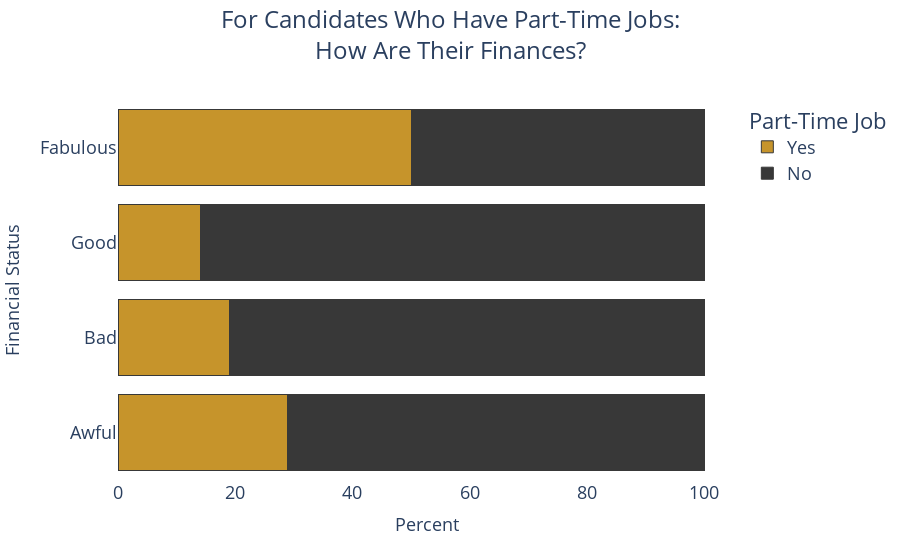

The code cell stored with this chart in its notebook:
### Code cell
# Creating the grouped bar chart
fig_job_financial = px.bar(job_financial_count, x='percentage', y='financial_status',
                           color='job_pt',
                           title="For Candidates Who Have Part-Time Jobs:<br>How Are Their Finances?",
                           labels={'percentage': 'Percent',
                                   'job_pt': 'Job',
                                   'financial_status': 'Finances'},
                           barmode='stack',
                           color_discrete_sequence=color_yn)

# Update bar properties (e.g., stroke color) by diving into the traces
for trace in fig_job_financial.data:
    trace.marker.line = dict(color='#383838', width=1)

# Ordering Categories
finance_jobs_order = ['Awful', 'Bad', 'Good', 'Fabulous']

# Create layout dictionary based on the template
layout_dict = {
    'yaxis_title': 'Financial Status',
    'xaxis_title': 'Percent',
    'legend_title': 'Part-Time Job',
    'paper_bgcolor': 'rgba(0,0,0,0)',
    'plot_bgcolor': 'rgba(0,0,0,0)',
    'title': {
        'y': 0.95,
        'x': 0.5,
        'xanchor': 'center',
        'yanchor': 'top',
        'font': {
            'size': 24
        }
    },
    'xaxis': {
        'title_font': {
            'size': 18
        },
        'tickfont': {
            'size': 18
        }
    },  # Added the missing closing brace here
    'yaxis': {
        'categoryorder': 'array',
        'categoryarray': finance_jobs_order,
        'title_font': {
            'size': 18
        },
        'tickfont': {
            'size': 18
        }
    },
    'legend': {
        'font': {
            'size': 18
        }
    }
}

# Apply the dictionary to the figure
fig_job_financial.update_layout(**layout_dict)

# Show the plot
fig_job_financial.show()

# Save the figure as an HTML file
fig_job_financial.write_html('../dashboard/plotly_html/q4_job_financial.html')

### Figure 1 — Plotly figure (JSON) as saved in the notebook; plotly's stock layout.template omitted (floating-point values rounded to 4 significant figures)
{"data": [{"alignmentgroup": "True", "hovertemplate": "Job=Yes<br>Percent=%{x}<br>Finances=%{y}<extra></extra>", "legendgroup": "Yes", "marker": {"color": "#c6942b", "line": {"color": "#383838", "width": 1}, "pattern": {"shape": ""}}, "name": "Yes", "offsetgroup": "Yes", "orientation": "h", "showlegend": true, "textposition": "auto", "type": "bar", "x": [50, 14, 19, 29], "xaxis": "x", "y": ["Fabulous", "Good", "Bad", "Awful"], "yaxis": "y"}, {"alignmentgroup": "True", "hovertemplate": "Job=No<br>Percent=%{x}<br>Finances=%{y}<extra></extra>", "legendgroup": "No", "marker": {"color": "#383838", "line": {"color": "#383838", "width": 1}, "pattern": {"shape": ""}}, "name": "No", "offsetgroup": "No", "orientation": "h", "showlegend": true, "textposition": "auto", "type": "bar", "x": [50, 86, 81, 71], "xaxis": "x", "y": ["Fabulous", "Good", "Bad", "Awful"], "yaxis": "y"}], "layout": {"barmode": "stack", "legend": {"font": {"size": 18}, "title": {"text": "Part-Time Job"}, "tracegroupgap": 0}, "paper_bgcolor": "rgba(0,0,0,0)", "plot_bgcolor": "rgba(0,0,0,0)", "title": {"font": {"size": 24}, "text": "For Candidates Who Have Part-Time Jobs:<br>How Are Their Finances?", "x": 0.5, "xanchor": "center", "y": 0.95, "yanchor": "top"}, "xaxis": {"anchor": "y", "domain": [0, 1], "tickfont": {"size": 18}, "title": {"font": {"size": 18}, "text": "Percent"}}, "yaxis": {"anchor": "x", "categoryarray": ["Awful", "Bad", "Good", "Fabulous"], "categoryorder": "array", "domain": [0, 1], "tickfont": {"size": 18}, "title": {"font": {"size": 18}, "text": "Financial Status"}}}}
